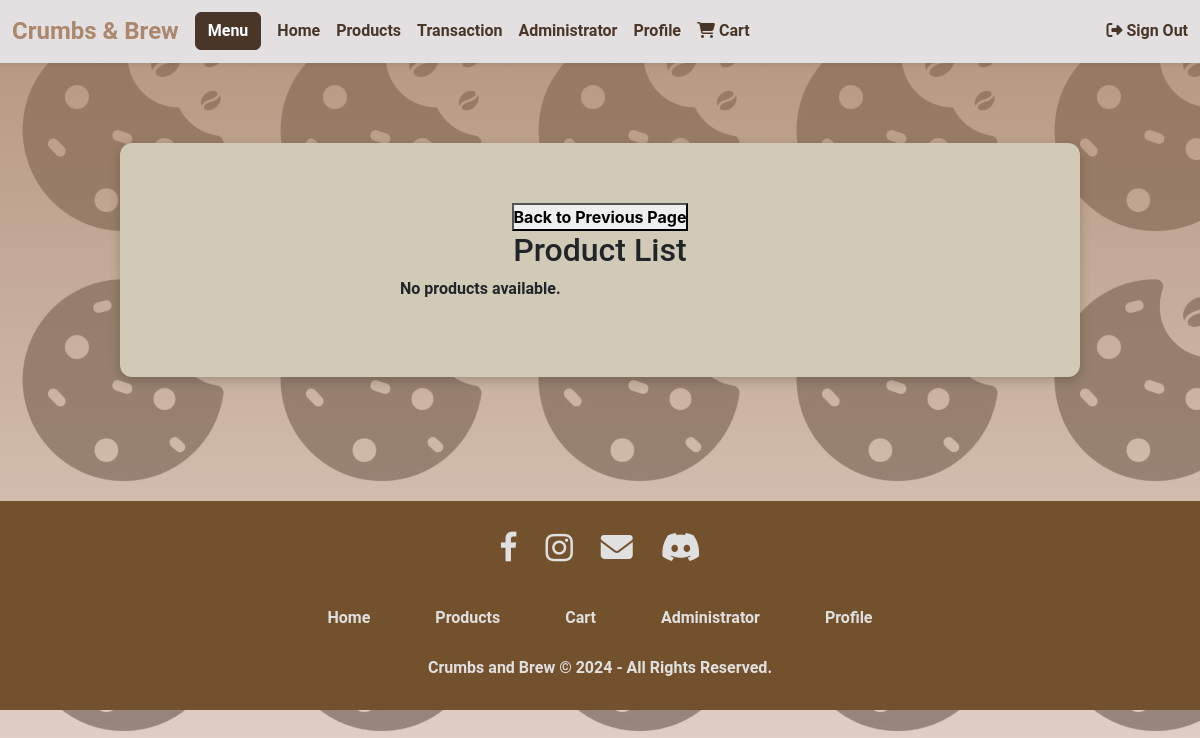
The app's page /add_order.php, older data.
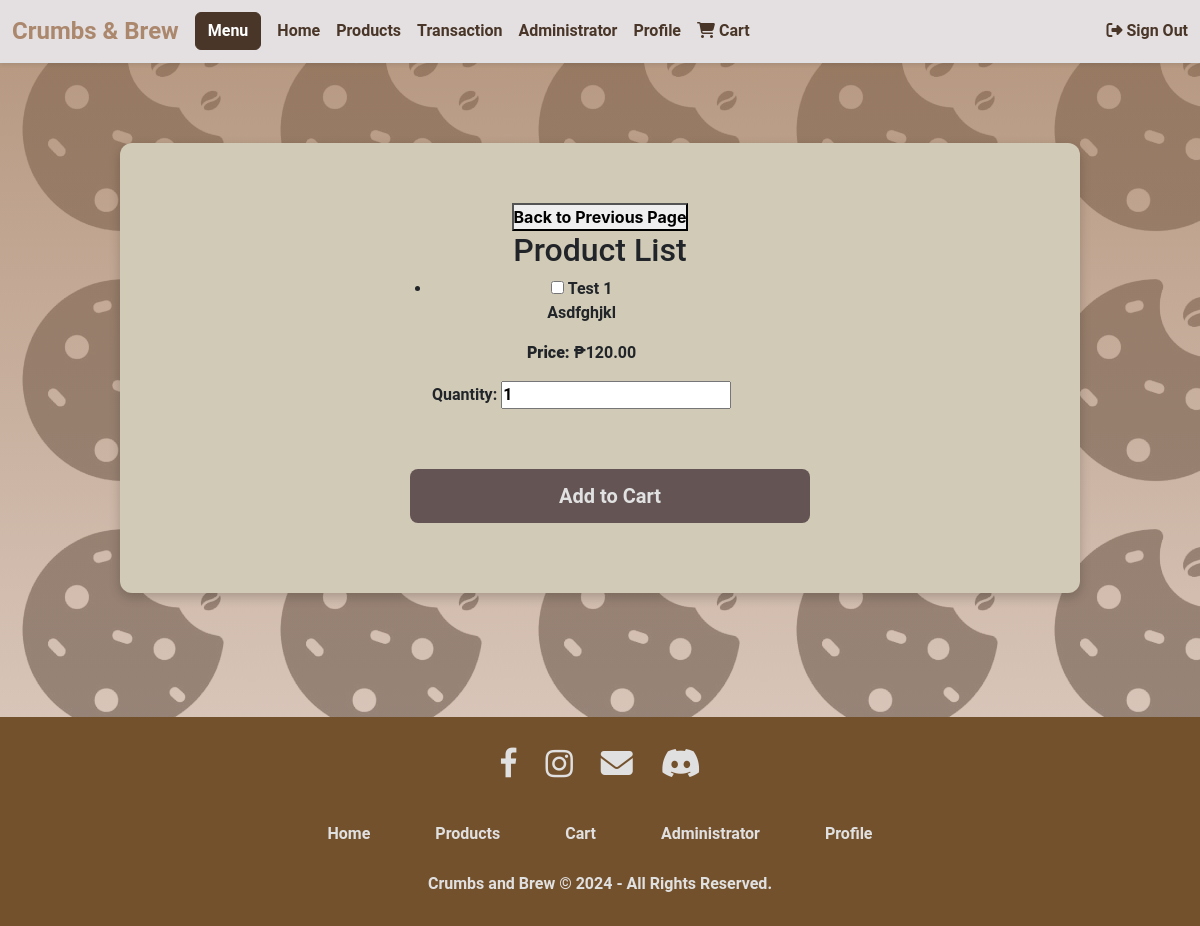
The same page, newer data.
### tables this page shows
CREATE TABLE `products` (
  `id` int(11) NOT NULL,
  `product_name` varchar(255) NOT NULL,
  `product_description` text NOT NULL,
  `product_price` decimal(10,2) NOT NULL
);

### add_order.php (the view, shortened to what this page needs)
<?php
include 'includes/header.php';
include('db/db_connection.php');
$product_query = "SELECT * FROM products";
$product_result = mysqli_query($conn, $product_query);
?>
<!DOCTYPE html>
<html lang="en">
<head>
</head>
<body>
    <div class="container-1">
        <button onclick="window.history.back()">Back to Previous Page</button>
        <h2>Product List</h2>
        <form method="POST">
            <?php if (mysqli_num_rows($product_result) > 0): ?>
                <ul>
                    <?php while ($product = mysqli_fetch_assoc($product_result)): ?>
                        <li>
                            <input type="checkbox" name="product_id[]" value="<?php echo $product['id']; ?>" id="product_<?php echo $product['id']; ?>">
                            <label for="product_<?php echo $product['id']; ?>"><?php echo $product['product_name']; ?></label><br>
                            <p><?php echo $product['product_description']; ?></p>
                            <p><strong>Price:</strong> ₱<?php echo number_format($product['product_price'], 2); ?></p>
                            <label for="quantity_<?php echo $product['id']; ?>">Quantity:</label>
                            <input type="number" name="quantity[]" id="quantity_<?php echo $product['id']; ?>" min="1" value="1" required><br><br>
                        </li>
                    <?php endwhile; ?>
                </ul>
                <button type="submit" name="add_to_cart">Add to Cart</button>
            <?php else: ?>
                <p>No products available.</p>
            <?php endif; ?>
        </form>
    </div>
</body>
<footer>
    <?php
        include 'includes/footer.php';
    ?>
</footer>
</html>

Row changes from the older to the newer data that the page shows:
added products: product_name "Test 1", product_description "Asdfghjkl", product_price "120.00", id "1"
Text that changed along with them:
text no longer shown: "No products available."
text now shown: "Add to Cart"
